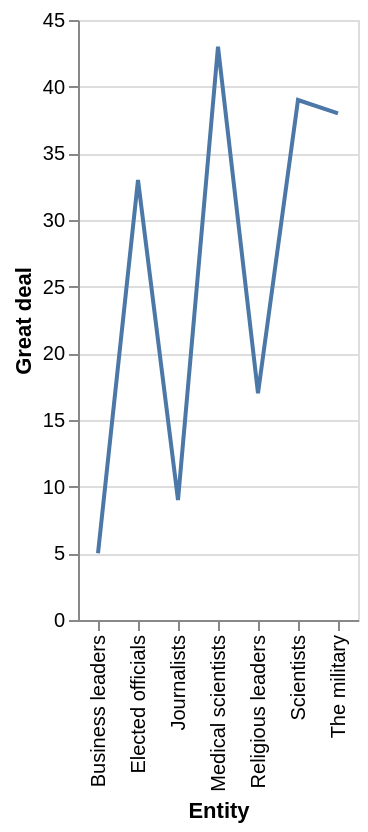

Write a Vega-Lite specification for this figure.
### Vega-Lite specification from a JSON file in a GitHub repository (floating-point values rounded to 4 significant figures)
{"$schema": "https://vega.github.io/schema/vega-lite/v5.json", "description": "Line chart auto-generated from CSV", "data": {"values": [{"Entity": "Elected officials", "Great deal": "33", "Fair amount": "49", "Not too much": "14.0", "None at all": "0.0"}, {"Entity": "Business leaders", "Great deal": "5", "Fair amount": "43", "Not too much": "41.0", "None at all": "11.0"}, {"Entity": "Journalists", "Great deal": "9", "Fair amount": "39", "Not too much": "33.0", "None at all": "19.0"}, {"Entity": "Religious leaders", "Great deal": "17", "Fair amount": "46", "Not too much": "26.0", "None at all": "11.0"}, {"Entity": "The military", "Great deal": "38", "Fair amount": "45", "Not too much": "13.0", "None at all": "0.0"}, {"Entity": "Scientists", "Great deal": "39", "Fair amount": "48", "Not too much": "10.0", "None at all": "nan"}, {"Entity": "Medical scientists", "Great deal": "43", "Fair amount": "46", "Not too much": "nan", "None at all": "nan"}]}, "mark": "line", "encoding": {"x": {"field": "Entity", "type": "ordinal"}, "y": {"field": "Great deal", "type": "quantitative"}}}
